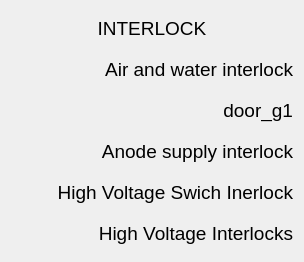
  <widget class="QWidget" name="">
   <property name="geometry">
    <rect>
     <x>15</x>
     <y>0</y>
     <width>285</width>
     <height>246</height>
    </rect>
   </property>
   <layout class="QGridLayout" name="gridLayout_5">
    <item row="0" column="0">
     <widget class="QLabel" name="label_37">
      <property name="sizePolicy">
       <sizepolicy hsizetype="Minimum" vsizetype="Fixed">
        <horstretch>0</horstretch>
        <verstretch>0</verstretch>
       </sizepolicy>
      </property>
      <property name="minimumSize">
       <size>
        <width>0</width>
        <height>35</height>
       </size>
      </property>
      <property name="maximumSize">
       <size>
        <width>16777215</width>
        <height>35</height>
       </size>
      </property>
      <property name="font">
       <font>
        <pointsize>14</pointsize>
       </font>
      </property>
      <property name="text">
       <string>INTERLOCK</string>
      </property>
      <property name="alignment">
       <set>Qt::AlignCenter</set>
      </property>
     </widget>
    </item>
    <item row="1" column="0">
     <layout class="QGridLayout" name="gridLayout">
      <item row="0" column="0">
       <widget class="QPushButton" name="pushButton_45">
        <property name="enabled">
         <bool>false</bool>
        </property>
        <property name="sizePolicy">
         <sizepolicy hsizetype="Fixed" vsizetype="Fixed">
          <horstretch>0</horstretch>
          <verstretch>0</verstretch>
         </sizepolicy>
        </property>
        <property name="minimumSize">
         <size>
          <width>40</width>
          <height>35</height>
         </size>
        </property>
        <property name="maximumSize">
         <size>
          <width>40</width>
          <height>35</height>
         </size>
        </property>
        <property name="font">
         <font>
          <pointsize>14</pointsize>
         </font>
        </property>
        <property name="styleSheet">
         <string notr="true">QPushButton {
    border-style: outset;
}
</string>
        </property>
        <property name="text">
         <string notr="true"/>
        </property>
        <property name="icon">
         <iconset>
          <normaloff>leds/images48/ledred.png</normaloff>
          <normalon>leds/images48/ledgreen.png</normalon>leds/images48/ledred.png</iconset>
        </property>
        <property name="iconSize">
         <size>
          <width>36</width>
          <height>36</height>
         </size>
        </property>
        <property name="checkable">
         <bool>true</bool>
        </property>
        <property name="checked">
         <bool>true</bool>
        </property>
        <property name="autoDefault">
         <bool>true</bool>
        </property>
        <property name="default">
         <bool>false</bool>
        </property>
        <property name="flat">
         <bool>true</bool>
        </property>
       </widget>
      </item>
      <item row="0" column="1">
       <widget class="QLabel" name="label_36">
        <property name="sizePolicy">
         <sizepolicy hsizetype="Minimum" vsizetype="Fixed">
          <horstretch>0</horstretch>
          <verstretch>0</verstretch>
         </sizepolicy>
        </property>
        <property name="minimumSize">
         <size>
          <width>0</width>
          <height>35</height>
         </size>
        </property>
        <property name="maximumSize">
         <size>
          <width>16777215</width>
          <height>35</height>
         </size>
        </property>
        <property name="font">
         <font>
          <pointsize>14</pointsize>
         </font>
        </property>
        <property name="text">
         <string>Air and water interlock</string>
        </property>
        <property name="alignment">
         <set>Qt::AlignRight|Qt::AlignTrailing|Qt::AlignVCenter</set>
        </property>
       </widget>
      </item>
      <item row="1" column="0">
       <widget class="QPushButton" name="pushButton_43">
        <property name="enabled">
         <bool>false</bool>
        </property>
        <property name="sizePolicy">
         <sizepolicy hsizetype="Fixed" vsizetype="Fixed">
          <horstretch>0</horstretch>
          <verstretch>0</verstretch>
         </sizepolicy>
        </property>
        <property name="minimumSize">
         <size>
          <width>40</width>
          <height>35</height>
         </size>
        </property>
        <property name="maximumSize">
         <size>
          <width>40</width>
          <height>35</height>
         </size>
        </property>
        <property name="font">
         <font>
          <pointsize>14</pointsize>
         </font>
        </property>
        <property name="styleSheet">
         <string notr="true">QPushButton {
    border-style: outset;
}
</string>
        </property>
        <property name="text">
         <string notr="true"/>
        </property>
        <property name="icon">
         <iconset>
          <normaloff>leds/images48/ledred.png</normaloff>
          <normalon>leds/images48/ledgreen.png</normalon>leds/images48/ledred.png</iconset>
        </property>
        <property name="iconSize">
         <size>
          <width>36</width>
          <height>36</height>
         </size>
        </property>
        <property name="checkable">
         <bool>true</bool>
        </property>
        <property name="checked">
         <bool>true</bool>
        </property>
        <property name="autoDefault">
         <bool>true</bool>
        </property>
        <property name="default">
         <bool>false</bool>
        </property>
        <property name="flat">
         <bool>true</bool>
        </property>
       </widget>
      </item>
      <item row="1" column="1">
       <widget class="QLabel" name="label_34">
        <property name="sizePolicy">
         <sizepolicy hsizetype="Minimum" vsizetype="Fixed">
          <horstretch>0</horstretch>
          <verstretch>0</verstretch>
         </sizepolicy>
        </property>
        <property name="minimumSize">
         <size>
          <width>0</width>
          <height>35</height>
         </size>
        </property>
        <property name="maximumSize">
         <size>
          <width>16777215</width>
          <height>35</height>
         </size>
        </property>
        <property name="font">
         <font>
          <pointsize>14</pointsize>
         </font>
        </property>
        <property name="text">
         <string>door_g1</string>
        </property>
        <property name="alignment">
         <set>Qt::AlignRight|Qt::AlignTrailing|Qt::AlignVCenter</set>
        </property>
       </widget>
      </item>
     </layout>
    </item>
    <item row="2" column="0">
     <layout class="QGridLayout" name="gridLayout_2">
      <item row="0" column="0">
       <widget class="QPushButton" name="pushButton_32">
        <property name="enabled">
         <bool>false</bool>
        </property>
        <property name="sizePolicy">
         <sizepolicy hsizetype="Fixed" vsizetype="Fixed">
          <horstretch>0</horstretch>
          <verstretch>0</verstretch>
         </sizepolicy>
        </property>
        <property name="minimumSize">
         <size>
          <width>40</width>
          <height>35</height>
         </size>
        </property>
        <property name="maximumSize">
         <size>
          <width>40</width>
          <height>35</height>
         </size>
        </property>
        <property name="font">
         <font>
          <pointsize>14</pointsize>
         </font>
        </property>
        <property name="styleSheet">
         <string notr="true">QPushButton {
    border-style: outset;
}
</string>
        </property>
        <property name="text">
         <string notr="true"/>
        </property>
        <property name="icon">
         <iconset>
          <normaloff>leds/images48/ledgreenoff.png</normaloff>
          <normalon>leds/images48/ledgreen.png</normalon>leds/images48/ledgreenoff.png</iconset>
        </property>
        <property name="iconSize">
         <size>
          <width>36</width>
          <height>36</height>
         </size>
        </property>
        <property name="checkable">
         <bool>true</bool>
        </property>
        <property name="checked">
         <bool>true</bool>
        </property>
        <property name="autoDefault">
         <bool>true</bool>
        </property>
        <property name="default">
         <bool>false</bool>
        </property>
        <property name="flat">
         <bool>true</bool>
        </property>
       </widget>
      </item>
      <item row="0" column="1">
       <widget class="QLabel" name="label_22">
        <property name="sizePolicy">
         <sizepolicy hsizetype="Minimum" vsizetype="Fixed">
          <horstretch>0</horstretch>
          <verstretch>0</verstretch>
         </sizepolicy>
        </property>
        <property name="minimumSize">
         <size>
          <width>0</width>
          <height>35</height>
         </size>
        </property>
        <property name="maximumSize">
         <size>
          <width>16777215</width>
          <height>35</height>
         </size>
        </property>
        <property name="font">
         <font>
          <pointsize>14</pointsize>
         </font>
        </property>
        <property name="text">
         <string>Anode supply interlock</string>
        </property>
        <property name="alignment">
         <set>Qt::AlignRight|Qt::AlignTrailing|Qt::AlignVCenter</set>
        </property>
       </widget>
      </item>
      <item row="1" column="0">
       <widget class="QPushButton" name="pushButton_31">
        <property name="enabled">
         <bool>false</bool>
        </property>
        <property name="sizePolicy">
         <sizepolicy hsizetype="Fixed" vsizetype="Fixed">
          <horstretch>0</horstretch>
          <verstretch>0</verstretch>
         </sizepolicy>
        </property>
        <property name="minimumSize">
         <size>
          <width>40</width>
          <height>35</height>
         </size>
        </property>
        <property name="maximumSize">
         <size>
          <width>40</width>
          <height>35</height>
         </size>
        </property>
        <property name="font">
         <font>
          <pointsize>14</pointsize>
         </font>
        </property>
        <property name="styleSheet">
         <string notr="true">QPushButton {
    border-style: outset;
}
</string>
        </property>
        <property name="text">
         <string notr="true"/>
        </property>
        <property name="icon">
         <iconset>
          <normaloff>leds/images48/ledgreenoff.png</normaloff>
          <normalon>leds/images48/ledgreen.png</normalon>leds/images48/ledgreenoff.png</iconset>
        </property>
        <property name="iconSize">
         <size>
          <width>36</width>
          <height>36</height>
         </size>
        </property>
        <property name="checkable">
         <bool>true</bool>
        </property>
        <property name="checked">
         <bool>true</bool>
        </property>
        <property name="autoDefault">
         <bool>true</bool>
        </property>
        <property name="default">
         <bool>false</bool>
        </property>
        <property name="flat">
         <bool>true</bool>
        </property>
       </widget>
      </item>
      <item row="1" column="1">
       <widget class="QLabel" name="label_23">
        <property name="sizePolicy">
         <sizepolicy hsizetype="Minimum" vsizetype="Fixed">
          <horstretch>0</horstretch>
          <verstretch>0</verstretch>
         </sizepolicy>
        </property>
        <property name="minimumSize">
         <size>
          <width>0</width>
          <height>35</height>
         </size>
        </property>
        <property name="maximumSize">
         <size>
          <width>16777215</width>
          <height>35</height>
         </size>
        </property>
        <property name="font">
         <font>
          <pointsize>14</pointsize>
         </font>
        </property>
        <property name="text">
         <string>High Voltage Swich Inerlock</string>
        </property>
        <property name="alignment">
         <set>Qt::AlignRight|Qt::AlignTrailing|Qt::AlignVCenter</set>
        </property>
       </widget>
      </item>
      <item row="2" column="0">
       <widget class="QPushButton" name="pushButton_36">
        <property name="enabled">
         <bool>false</bool>
        </property>
        <property name="sizePolicy">
         <sizepolicy hsizetype="Fixed" vsizetype="Fixed">
          <horstretch>0</horstretch>
          <verstretch>0</verstretch>
         </sizepolicy>
        </property>
        <property name="minimumSize">
         <size>
          <width>40</width>
          <height>35</height>
         </size>
        </property>
        <property name="maximumSize">
         <size>
          <width>40</width>
          <height>35</height>
         </size>
        </property>
        <property name="font">
         <font>
          <pointsize>14</pointsize>
         </font>
        </property>
        <property name="styleSheet">
         <string notr="true">QPushButton {
    border-style: outset;
}
</string>
        </property>
        <property name="text">
         <string notr="true"/>
        </property>
        <property name="icon">
         <iconset>
          <normaloff>leds/images48/ledgreenoff.png</normaloff>
          <normalon>leds/images48/ledgreen.png</normalon>leds/images48/ledgreenoff.png</iconset>
        </property>
        <property name="iconSize">
         <size>
          <width>36</width>
          <height>36</height>
         </size>
        </property>
        <property name="checkable">
         <bool>true</bool>
        </property>
        <property name="checked">
         <bool>true</bool>
        </property>
        <property name="autoDefault">
         <bool>true</bool>
        </property>
        <property name="default">
         <bool>false</bool>
        </property>
        <property name="flat">
         <bool>true</bool>
        </property>
       </widget>
      </item>
      <item row="2" column="1">
       <widget class="QLabel" name="label_27">
        <property name="sizePolicy">
         <sizepolicy hsizetype="Minimum" vsizetype="Fixed">
          <horstretch>0</horstretch>
          <verstretch>0</verstretch>
         </sizepolicy>
        </property>
        <property name="minimumSize">
         <size>
          <width>0</width>
          <height>35</height>
         </size>
        </property>
        <property name="maximumSize">
         <size>
          <width>16777215</width>
          <height>35</height>
         </size>
        </property>
        <property name="font">
         <font>
          <pointsize>14</pointsize>
         </font>
        </property>
        <property name="text">
         <string>High Voltage Interlocks</string>
        </property>
        <property name="alignment">
         <set>Qt::AlignRight|Qt::AlignTrailing|Qt::AlignVCenter</set>
        </property>
       </widget>
      </item>
     </layout>
    </item>
   </layout>
  </widget>
